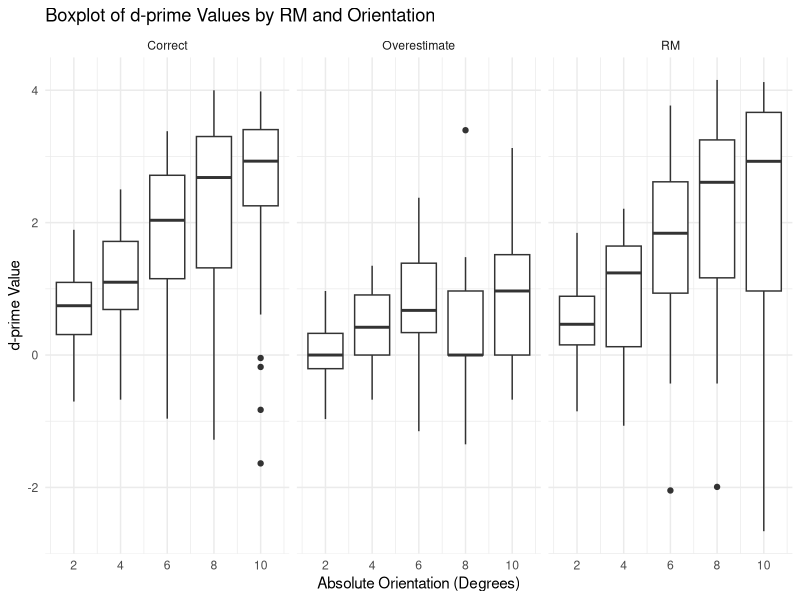

Recreate this plot in R. (Note: this script raises an error after producing the figure.)
library(tidyverse)
library(ggplot2)
library(readxl)

# Set your working directory (modify as needed)
setwd("D:/Projects/RM_tilt/Tilt")

# Load the dataset
df <- read_xlsx('df_tilt.xlsx')

# d-prime calculation
df_d <- df %>%
  filter(correct_num == 3) %>%
  mutate(
    ori_abs = abs(ori_deg),
    dprime = case_when(
      direction == "right" & rotation_response.keys == "right" ~ "Hit",
      direction == "right" & rotation_response.keys == "left" ~ "Miss",
      direction == "left" & rotation_response.keys == "right" ~ "FA",
      direction == "left" & rotation_response.keys == "left" ~ "CorRej"
    )
  ) %>%
  group_by(SubID, ori_abs, RM) %>%
  summarise(
    n = n(),
    Hits = sum(dprime == "Hit"),
    Misses = sum(dprime == "Miss"),
    False_Alarms = sum(dprime == "FA"),
    Correct_Rejections = sum(dprime == "CorRej"),
    
    # Calculate hit and false alarm rates
    hit_rate = ifelse(Hits + Misses > 0, Hits / (Hits + Misses), NA),
    fa_rate = ifelse(False_Alarms + Correct_Rejections > 0, False_Alarms / (False_Alarms + Correct_Rejections), NA),
    
    # Adjust hit rate and false alarm rate, handling cases where Hits + Misses or False Alarms + Correct Rejections are 0
    hit_rate_adj = ifelse(is.na(hit_rate), 0.5 / (Hits + Misses + 1), 
                          ifelse(hit_rate == 0, 0.5 / (Hits + Misses), 
                                 ifelse(hit_rate == 1, 1 - 0.5 / (Hits + Misses), hit_rate))),
    fa_rate_adj = ifelse(is.na(fa_rate), 0.5 / (False_Alarms + Correct_Rejections + 1), 
                         ifelse(fa_rate == 0, 0.5 / (False_Alarms + Correct_Rejections), 
                                ifelse(fa_rate == 1, 1 - 0.5 / (False_Alarms + Correct_Rejections), fa_rate))),
    
    # Calculate d-prime and criterion
    dprime_value = qnorm(hit_rate_adj) - qnorm(fa_rate_adj),
    criterion = -0.5 * (qnorm(hit_rate_adj) + qnorm(fa_rate_adj))
  )



# Plotting the d-prime values
ggplot(df_d, aes(x = ori_abs, y = dprime_value, group = ori_abs)) +
  geom_boxplot() +
  facet_wrap(~RM, ncol = 3) +
  scale_x_continuous(breaks = c(2, 4, 6, 8, 10)) +
  labs(title = "Boxplot of d-prime Values by RM and Orientation", 
       x = "Absolute Orientation (Degrees)", 
       y = "d-prime Value") +
  theme_minimal()

# Plotting d-prime values AFTER THE ELIMINATION -----------------

df_d_eliminated <- df_d %>%
  mutate(
    Q1 = quantile(dprime_value, 0.25, na.rm = TRUE),
    Q3 = quantile(dprime_value, 0.75, na.rm = TRUE),
    IQR = Q3 - Q1,
    Lower_Bound = Q1 - 1.5 * IQR,
    Upper_Bound = Q3 + 1.5 * IQR
  ) %>%
  filter(dprime_value >= Lower_Bound & dprime_value <= Upper_Bound) %>%
  ungroup()


ggplot(df_d_eliminated, aes(x = ori_abs, y = dprime_value, group = ori_abs)) +
  geom_boxplot(position = position_dodge(width = 0.8)) +
  facet_wrap(~oriented_line_location, ncol = 3) +
  scale_x_continuous(breaks = c(2,4,6,8,10)) +
  theme_minimal()
  
  
